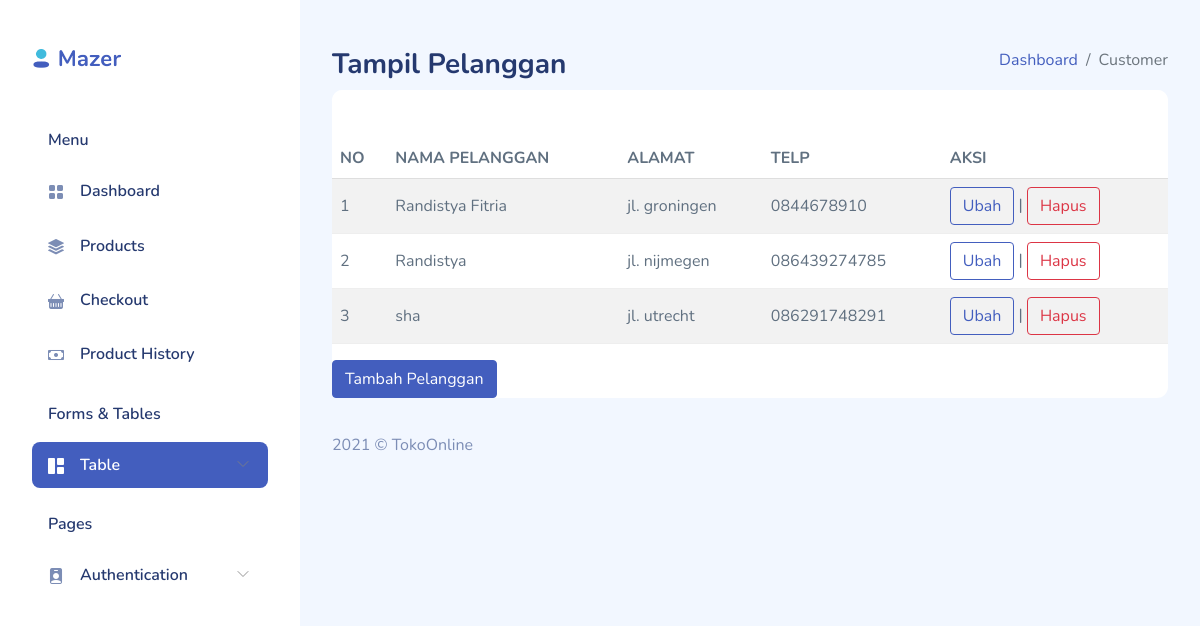
/customer.php, run on the app's committed database.
### tables this page shows
CREATE TABLE `pelanggan` (
  `id_pelanggan` int(11) NOT NULL,
  `nama` varchar(100) NOT NULL,
  `alamat` text DEFAULT NULL,
  `telp` varchar(50) NOT NULL
);

### customer.php (the view, shortened to what this page needs)
<!DOCTYPE html>
<html lang="en">
<head>
    <link rel="stylesheet" href="assets/css/bootstrap.css">
    <link rel="stylesheet" href="assets/vendors/perfect-scrollbar/perfect-scrollbar.css">
    <link rel="stylesheet" href="assets/vendors/bootstrap-icons/bootstrap-icons.css">
    <link rel="stylesheet" href="assets/css/app.css">
</head>
<body>
    <div id="app">
        <div id="sidebar" class="active">
            <div class="sidebar-wrapper active">
                <div class="sidebar-header">
                    <div class="d-flex justify-content-between">
                        <div class="logo">
                            <a href="dashboard.php"><img src="assets/images/logo/logo.png" alt="Logo" srcset=""></a>
                        </div>
                    </div>
                </div>
                <div class="sidebar-menu">
                    <ul class="menu">
                        <li class="sidebar-title">Menu</li>
                        <li class="sidebar-item ">
                            <a href="dashboard.php" class='sidebar-link'>
                                <i class="bi bi-grid-fill"></i>
                                <span>Dashboard</span>
                            </a>
                        </li>
                        <li class="sidebar-item ">
                            <a href="products.php" class='sidebar-link'>
                                <i class="bi bi-stack"></i>
                                <span>Products</span>
                            </a>
                        </li>
                        <li class="sidebar-item  ">
                            <a href="#" class='sidebar-link'>
                                <i class="bi bi-basket-fill"></i>
                                <span>Checkout</span>
                            </a>
                        </li>
                        <li class="sidebar-item ">
                            <a href="producthistory.php" class='sidebar-link'>
                                <i class="bi bi-cash"></i>
                                <span>Product History</span>
                            </a>
                        </li>
                        <li class="sidebar-title">Forms &amp; Tables</li>
                        <li class="sidebar-item  has-sub active">
                            <a href="#" class='sidebar-link'>
                                <i class="bi bi-grid-1x2-fill"></i>
                                <span>Table</span>
                            </a>
                        </li>
                        <li class="sidebar-title">Pages</li>
                        <li class="sidebar-item  has-sub">
                            <a href="#" class='sidebar-link'>
                                <i class="bi bi-person-badge-fill"></i>
                                <span>Authentication</span>
                            </a>
                        </li>
                    </ul>
                </div>
            </div>
        </div>
        <div id="main">
            <div class="page-heading">
                <div class="page-title">
                    <div class="row">
                        <div class="col-12 col-md-6 order-md-1 order-last">
                            <h3>Tampil Pelanggan</h3>
                        </div>
                        <div class="col-12 col-md-6 order-md-2 order-first">
                            <nav aria-label="breadcrumb" class="breadcrumb-header float-start float-lg-end">
                                <ol class="breadcrumb">
                                    <li class="breadcrumb-item"><a href="index.html">Dashboard</a></li>
                                    <li class="breadcrumb-item active" aria-current="page">Customer</li>
                                </ol>
                            </nav>
                        </div>
                    </div>
                </div>
                <section class="section">
                    <div class="row" id="table-striped">
                        <div class="col-12">
                            <div class="card">
                                <div class="card-header">
                                </div>
                                <div class="card-content">
                                    <body>
    <table class="table table-hover table-striped">
        <thead>
            <tr>
                <th>NO</th><th>NAMA PELANGGAN</th><th>ALAMAT</th><th>TELP</th><th>AKSI</th>
            </tr>
        </thead>
        <tbody>
            <?php
            include "koneksi.php";
            $qry_pelanggan=mysqli_query($conn,"select * from pelanggan");
            $no=0;
            while($data_pelanggan=mysqli_fetch_array($qry_pelanggan)){
            $no++;?>
            <tr>
            <td><?=$no?></td><td><?=$data_pelanggan['nama']?></td>
            <td><?=$data_pelanggan['alamat']?></td>
            <td><?=$data_pelanggan['telp']?></td>
            <td><a href="ubah_pelanggan.php?id_pelanggan=<?=$data_pelanggan['id_pelanggan']?>" button type="button" class="btn btn-outline-primary">Ubah</button></a>
            | <a href="hapus_pelanggan.php?id_pelanggan=<?=$data_pelanggan['id_pelanggan']?>" onclick="return confirm('Apakah anda yakin menghapus data ini?')" button type="button" class="btn btn-outline-danger">Hapus</button></td>
            </tr>
            <?php
            }
            ?>
        </tbody>
        </table>
        <td><a href="pelanggan.php" button class="btn btn-primary" type="submit">Tambah Pelanggan</a>
                                </div>
                            </div>
                        </div>
                    </div>
                </section>
            <footer>
                <div class="footer clearfix mb-0 text-muted">
                    <div class="float-start">
                        <p>2021 &copy; TokoOnline</p>
                    </div>
                </div>
            </footer>
        </div>
    </div>
</body>
</html>

### assets/css/app.css (style rules this page uses)
.btn.btn-danger,.btn.btn-info,.btn.btn-primary,.btn.btn-secondary,.btn.btn-success,.btn.btn-warning { color:#fff }
.card { margin-bottom:2.2rem;border:none }
.card .card-header { border:none }
.card .card-content { position:relative }
#sidebar.active .sidebar-wrapper { left:0 }
.sidebar-wrapper { width:300px;height:100vh;position:fixed;top:0;z-index:10;overflow-y:auto;background-color:#fff;bottom:0;transition:left .5s ease-out }
.sidebar-wrapper .sidebar-header { padding:2rem 2rem 1rem;font-size:2rem;font-weight:700 }
.sidebar-wrapper .sidebar-header img { height:1.2rem }
.sidebar-wrapper .menu { margin-top:2rem;padding:0 2rem;font-weight:600 }
.sidebar-wrapper .menu .sidebar-title { padding:0 1rem;margin:1.5rem 0 1rem;font-size:1rem;list-style:none;font-weight:600;color:#25396f }
.sidebar-wrapper .menu .sidebar-link { display:block;padding:.7rem 1rem;font-size:1rem;display:flex;align-items:center;border-radius:.5rem;transition:all .5s;text-decoration:none;color:#25396f }
.sidebar-wrapper .menu .sidebar-link i,.sidebar-wrapper .menu .sidebar-link svg { color:#7c8db5 }
.sidebar-wrapper .menu .sidebar-link span { margin-left:1rem }
.sidebar-wrapper .menu .sidebar-item { list-style:none;margin-top:.5rem;position:relative }
.sidebar-wrapper .menu .sidebar-item.has-sub .sidebar-link:after { position:absolute;color:#ccc;right:15px;top:12px;display:block }
.sidebar-wrapper .menu .sidebar-item.active .sidebar-link { background-color:#435ebe }
.sidebar-wrapper .menu .sidebar-item.active .sidebar-link span { color:#fff }
.sidebar-wrapper .menu .sidebar-item.active .sidebar-link i,.sidebar-wrapper .menu .sidebar-item.active .sidebar-link svg { fill:#fff;color:#fff }
.dataTable-table td,.dataTable-table thead th,.table td,.table thead th { vertical-align:middle }
.dataTable-table:not(.table-borderless) thead th,.table:not(.table-borderless) thead th { border-bottom:1px solid #dedede!important }
.bi { width:1rem;height:1rem }
#main { margin-left:300px;padding:2rem }
.page-heading { margin:0 0 2rem }
.page-heading h3 { font-weight:700 }
a { text-decoration:none }

### data on the page
pelanggan: nama "Randistya Fitria", alamat "jl. groningen", telp "0844678910"
pelanggan: nama "Randistya", alamat "jl. nijmegen", telp "086439274785"
pelanggan: nama "sha", alamat "jl. utrecht", telp "086291748291"
